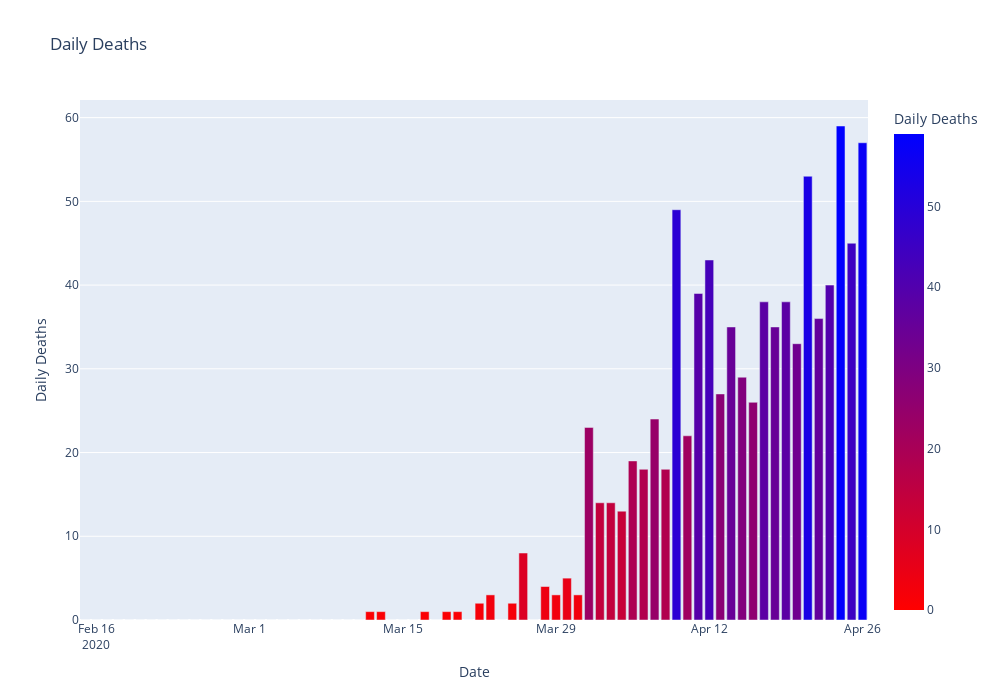

Source (notebook cell):
### Markdown cell above
## Daily New Deaths in India
using Bar Plot

### Code cell
fig = px.bar(ind_daily, x = 'Date', y = 'Daily Deaths', color = 'Daily Deaths', color_continuous_scale='Bluered_r',
            title = 'Daily Deaths', width = 1000, height = 700)
fig.show()

### Figure 1 — Plotly figure (JSON) as saved in the notebook; plotly's stock layout.template omitted (floating-point values rounded to 4 significant figures)
{"data": [{"alignmentgroup": "True", "hovertemplate": "Date=%{x}<br>Daily Deaths=%{marker.color}<extra></extra>", "legendgroup": "", "marker": {"color": [0, 0, 0, 0, 0, 0, 0, 0, 0, 0, 0, 0, 0, 0, 0, 0, 0, 0, 0, 0, 0, 0, 0, 0, 0, 0, 1, 1, 0, 0, 0, 1, 0, 1, 1, 0, 2, 3, 0, 2, 8, 0, 4, 3, 5, 3, 23, 14, 14, 13, 19, 18, 24, 18, 49, 22, 39, 43, 27, 35, 29, 26, 38, 35, 38, 33, 53, 36, 40, 59, 45, 57], "coloraxis": "coloraxis"}, "name": "", "offsetgroup": "", "orientation": "v", "showlegend": false, "textposition": "auto", "type": "bar", "x": ["2020-02-15T00:00:00", "2020-02-16T00:00:00", "2020-02-17T00:00:00", "2020-02-18T00:00:00", "2020-02-19T00:00:00", "2020-02-20T00:00:00", "2020-02-21T00:00:00", "2020-02-22T00:00:00", "2020-02-23T00:00:00", "2020-02-24T00:00:00", "2020-02-25T00:00:00", "2020-02-26T00:00:00", "2020-02-27T00:00:00", "2020-02-28T00:00:00", "2020-02-29T00:00:00", "2020-03-01T00:00:00", "2020-03-02T00:00:00", "2020-03-03T00:00:00", "2020-03-04T00:00:00", "2020-03-05T00:00:00", "2020-03-06T00:00:00", "2020-03-07T00:00:00", "2020-03-08T00:00:00", "2020-03-09T00:00:00", "2020-03-10T00:00:00", "2020-03-11T00:00:00", "2020-03-12T00:00:00", "2020-03-13T00:00:00", "2020-03-14T00:00:00", "2020-03-15T00:00:00", "2020-03-16T00:00:00", "2020-03-17T00:00:00", "2020-03-18T00:00:00", "2020-03-19T00:00:00", "2020-03-20T00:00:00", "2020-03-21T00:00:00", "2020-03-22T00:00:00", "2020-03-23T00:00:00", "2020-03-24T00:00:00", "2020-03-25T00:00:00", "2020-03-26T00:00:00", "2020-03-27T00:00:00", "2020-03-28T00:00:00", "2020-03-29T00:00:00", "2020-03-30T00:00:00", "2020-03-31T00:00:00", "2020-04-01T00:00:00", "2020-04-02T00:00:00", "2020-04-03T00:00:00", "2020-04-04T00:00:00", "2020-04-05T00:00:00", "2020-04-06T00:00:00", "2020-04-07T00:00:00", "2020-04-08T00:00:00", "2020-04-09T00:00:00", "2020-04-10T00:00:00", "2020-04-11T00:00:00", "2020-04-12T00:00:00", "2020-04-13T00:00:00", "2020-04-14T00:00:00", "2020-04-15T00:00:00", "2020-04-16T00:00:00", "2020-04-17T00:00:00", "2020-04-18T00:00:00", "2020-04-19T00:00:00", "2020-04-20T00:00:00", "2020-04-21T00:00:00", "2020-04-22T00:00:00", "2020-04-23T00:00:00", "2020-04-24T00:00:00", "2020-04-25T00:00:00", "2020-04-26T00:00:00"], "xaxis": "x", "y": [0, 0, 0, 0, 0, 0, 0, 0, 0, 0, 0, 0, 0, 0, 0, 0, 0, 0, 0, 0, 0, 0, 0, 0, 0, 0, 1, 1, 0, 0, 0, 1, 0, 1, 1, 0, 2, 3, 0, 2, 8, 0, 4, 3, 5, 3, 23, 14, 14, 13, 19, 18, 24, 18, 49, 22, 39, 43, 27, 35, 29, 26, 38, 35, 38, 33, 53, 36, 40, 59, 45, 57], "yaxis": "y"}], "layout": {"barmode": "relative", "coloraxis": {"colorbar": {"title": {"text": "Daily Deaths"}}, "colorscale": [[0, "rgb(255,0,0)"], [1, "rgb(0,0,255)"]]}, "height": 700, "legend": {"tracegroupgap": 0}, "title": {"text": "Daily Deaths"}, "width": 1000, "xaxis": {"anchor": "y", "domain": [0, 1], "title": {"text": "Date"}}, "yaxis": {"anchor": "x", "domain": [0, 1], "title": {"text": "Daily Deaths"}}}}
